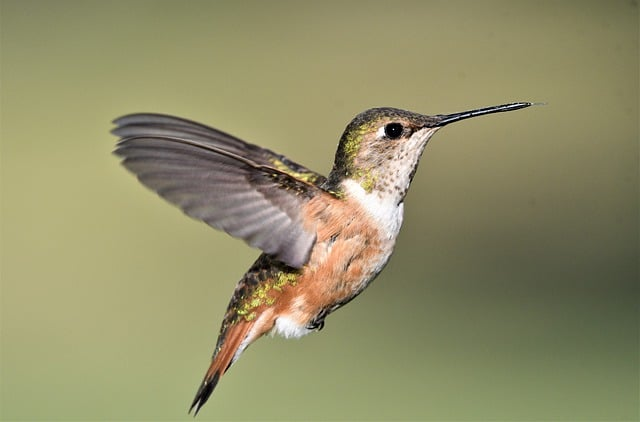
#> input picture Computer_Vision/Data/test.jpg, 640 x 422 px; its folder holds 2 pictures in this run
$ python Histogram_Equalization.py
#> lines starting #> are read from the running program, lines starting #| are printed output that depends on the picture
"""
03.
Student ID : 21920141
Name       : 이민하
Subject    : Computer Vision
Function   : Histogram Eqaulize to Y Channel and Recovery YCbCr Image to RGB Image
"""

# Import Modules
import numpy as np
import cv2 as cv
import time
import math

# Create a function that sets the Image
def set_path(file_name):
    # Set a File Path
#> called with file_name = 'test.jpg'
    FILE_PATH = "./Data/"
    imgfile = FILE_PATH + file_name

    # Read a Image File
    img = cv.imread(imgfile, cv.IMREAD_COLOR)
#> img is the input picture: shape (422, 640, 3); mean B, G, R 105.1, 142.9, 146

    return img


# Create a function that shows the image
def show_image(img_file):
    # Resize the Image Window
    img = cv.resize(img_file, dsize = (500, 300))

    # Show the Image Window
    cv.imshow("img_file", img_file)

    # To maintain the window opened
    cv.waitKey(0)


# Create a function that transform RGB to YCbCr (SDTV Version)
# [79 lines left out: functions transform_rgb_to_ycbcr_sdtv, transform_ycbcr_to_rgb_sdtv, transform_rgb_to_ycbcr_hdtv, transform_ycbcr_to_rgb_hdtv, not called in this run]


# Create a function that transform RGB to YCbCr (OpenCV Version)
def transform_rgb_to_ycbcr_cv(rgb_img_file):
    ycbcr = cv.cvtColor(rgb_img_file, cv.COLOR_RGB2YCrCb)
#> ycbcr: shape (422, 640, 3); mean of channels 0, 1, 2 132, 108.8, 135.9

    return ycbcr

# Create a function that transform YCbCr to RGB (OpenCV Version)
def transform_ycbcr_to_rgb_cv(ycbcr_img_file):
    rgb = cv.cvtColor(ycbcr_img_file, cv.COLOR_YCrCb2RGB)

    return rgb

# Create a function that extract Y Channel (= Gray Scale)
def extract_y_channel(ycbcr_img):
    # Make a empty numpy array
    y_channel = np.zeros(ycbcr_img.shape[:-1], dtype = np.uint8)

    # Extract Y Channel and Input Y to empty array
    for i, y in enumerate(ycbcr_img):
        for j, x in enumerate(y):
            y601, cb, cr = x
            y_channel[i][j] = y601
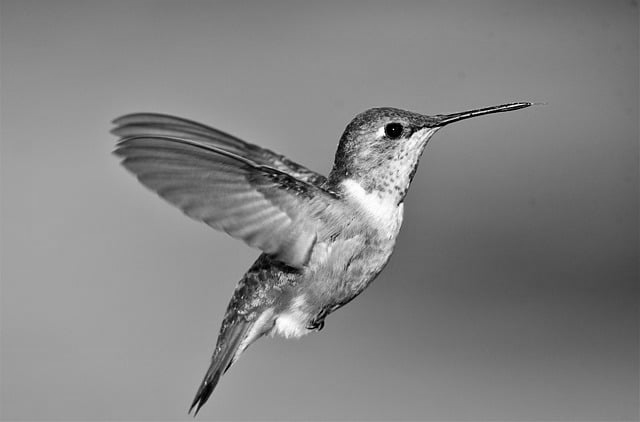
#> y_channel: shape (422, 640); min 0, max 255, mean 132

    return y_channel

# Create a function that extract Mean Squared Error
# [34 lines left out: functions getMSE, getPSNR, not called in this run]

# Create a function that count Pixel Num
def count_pixel_num(y_img):
    # Define a Max Value (0 ~ 255)
    MAX_VALUE = 255

    # Make a Empty Array to Save the Pixel Num
    pixel_num = np.zeros(MAX_VALUE + 1, dtype = np.uint8)

    # Count the Pixel Num into the Array
    for arr in y_img:
        for pixel in arr:
            pixel_num[pixel] += 1
#> after the loop, pixel_num = 256 values, max 255 at index 88, min 2 at index 146, mean 111

    return pixel_num

# Create a function that histogram equalize (Method 1)
def histogram_equalize_1(y_img, pixel_num):
    # Define a Max Value (0 ~ 255)
    MAX_VALUE = 255
#> MAX_VALUE = 255

    # Make a Empty Array to Save Equalization List
    equalization_y = np.zeros(y_img.shape, dtype = np.uint8)
    equalization_list = np.zeros(MAX_VALUE + 1, dtype = np.uint8)
#> equalization_list = 256 values from 0 to 0

    # Get each Equalization Numbers (Method 1)
    for i in range(len(equalization_list)):
        pixel_sum = sum(pixel_num[:i + 1])
        equalization_list[i] = (MAX_VALUE + 1) / sum(pixel_num) * pixel_sum - 1
#> this loop made 256 passes
#> pixel_sum on passes 1 to 3: 47, 156, 210
#> after the loop, equalization_list = 256 values from 0 to 255

    # Change a Y Channel to the Equalization Numbers
    for i, arr in enumerate(y_img):
        for j, pixel in enumerate(arr):
            equalization_y[i][j] = equalization_list[pixel]

    return equalization_y

# Create a function that histogram equalize (Method 2)
def histogram_equalize_2(y_img, pixel_num):
    # Define a Max Value (0 ~ 255)
    MAX_VALUE = 255
#> MAX_VALUE = 255

    # Make a Empty Array to Save Equalization List
    equalization_y = np.zeros(y_img.shape, dtype = np.uint8)
    equalization_list = np.zeros(MAX_VALUE + 1, dtype = np.uint8)
#> equalization_list = 256 values from 0 to 0

    # Get each Equalization Numbers (Method 2)
    for i in range(len(equalization_list)):
        pixel_sum = sum(pixel_num[:i + 1])
        equalization_list[i] = round((MAX_VALUE + 1) / sum(pixel_num) * pixel_sum)
#> after the loop, equalization_list = 256 values, max 255 at index 251, min 0 at index 0, mean 123.2

    # Change a Y Channel to the Equalization Numbers
    for i, arr in enumerate(y_img):
        for j, pixel in enumerate(arr):
            equalization_y[i][j] = equalization_list[pixel]

    return equalization_y

# Create a function that histogram equalize (OpenCV)
def histogram_equalize_cv(y_img):
    # Get a Equalization Y Channel
    equalization_list = cv.equalizeHist(y_img)
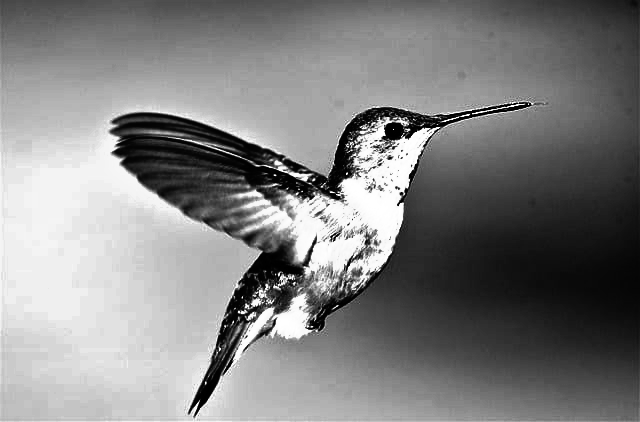
#> equalization_list: shape (422, 640); min 0, max 255, mean 129.1

    return equalization_list

# Create a function that Change the Old YCbCr Image to Histogram Equalized YCbCr image
def change_y_channel(y_img, ycbcr_img):
    # Copy the Old YCbCr Image
    img = ycbcr_img

    # Change the Old Y Channel to New Y Channel
    for i, y in enumerate(img):
        for j, x in enumerate(y):
            x[0] = y_img[i][j]
#> after the loop, x = [135, 107, 127]

    return img

# Main Funciton
if __name__ == "__main__":

    # Set a File Path
    rgb_img = set_path("test.jpg")

    # Transform the Image file (OpenCV Version)
    cv_ycbcr_img = transform_rgb_to_ycbcr_cv(rgb_img)
    cv_y_img = extract_y_channel(cv_ycbcr_img)
    cv_rgb_img = transform_ycbcr_to_rgb_cv(cv_ycbcr_img)

    # Histogram Equalize the Image (Method 1)
    t1 = time.time()
    equalized_y_img1 = histogram_equalize_1(cv_y_img, count_pixel_num(cv_y_img))
    t2 = time.time()

    manual_time1 = t2 - t1

    # Histogram Equalize the Image (Method 2)
    t1 = time.time()
    equalized_y_img2 = histogram_equalize_2(cv_y_img, count_pixel_num(cv_y_img))
    t2 = time.time()

    manual_time2 = t2 - t1

    # Histogram Equalize the Image (OpenCV)
    t1 = time.time()
    equalized_y_img_cv = histogram_equalize_cv(cv_y_img)
    t2 = time.time()

    opencv_time = t2 - t1

    # Recovery the YCbCr Image to the RGB Image
    rgb_img1 = transform_ycbcr_to_rgb_cv(change_y_channel(equalized_y_img1, cv_ycbcr_img))
#> in transform_ycbcr_to_rgb_cv (call 2), `rgb = cv.cvtColor(ycbcr_img_file, cv.COLOR_YCrCb2RGB)`: ycbcr_img_file: shape (422, 640, 3); mean of channels 0, 1, 2 127, 108.8, 135.9
    rgb_img2 = transform_ycbcr_to_rgb_cv(change_y_channel(equalized_y_img2, cv_ycbcr_img))
#> in transform_ycbcr_to_rgb_cv (call 3), `rgb = cv.cvtColor(ycbcr_img_file, cv.COLOR_YCrCb2RGB)`: ycbcr_img_file: shape (422, 640, 3); mean of channels 0, 1, 2 128.5, 108.8, 135.9
    rgb_img3 = transform_ycbcr_to_rgb_cv(change_y_channel(equalized_y_img_cv, cv_ycbcr_img))
#> in transform_ycbcr_to_rgb_cv (call 4), `rgb = cv.cvtColor(ycbcr_img_file, cv.COLOR_YCrCb2RGB)`:
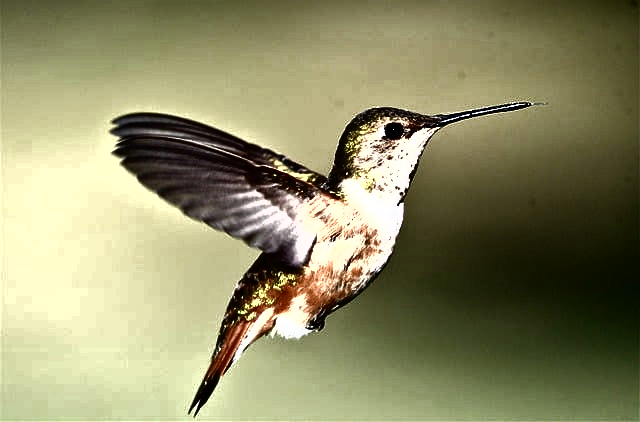
#> rgb: shape (422, 640, 3); mean B, G, R 102.5, 139.9, 141.9
#> in transform_ycbcr_to_rgb_cv (call 4), `rgb = cv.cvtColor(ycbcr_img_file, cv.COLOR_YCrCb2RGB)`: ycbcr_img_file: shape (422, 640, 3); mean of channels 0, 1, 2 129.1, 108.8, 135.9

    # Get the PSNR about Equalized and Non Equalized
    psnr1 = cv.PSNR(rgb_img, rgb_img1)
#> psnr1 = 31.94
    psnr2 = cv.PSNR(rgb_img, rgb_img2)
#> psnr2 = 31.82
    psnr3 = cv.PSNR(rgb_img, rgb_img3)
#> psnr3 = 14.8
    vanilla_psnr = cv.PSNR(rgb_img, cv_rgb_img)
#> vanilla_psnr = 52.55

    print(f"PSNR implement : {vanilla_psnr:.4f}")
#| PSNR implement : 52.5523
    print(f"PSNR equalized implement (Method 1) : {psnr1:.4f}")
#| PSNR equalized implement (Method 1) : 31.9424
    print(f"PSNR equalized implement (Method 2) : {psnr2:.4f}")
#| PSNR equalized implement (Method 2) : 31.8228
    print(f"PSNR equalized implement (OpenCV) : {psnr3:.4f}")
#| PSNR equalized implement (OpenCV) : 14.7992

    print(f"\n\nopencv_time = {opencv_time:.4f}")
    print(f"manual_time1 = {manual_time1:.4f}")
    print(f"manual_time2 = {manual_time2:.4f}")

    show_image(cv_rgb_img)
#> in show_image, `img = cv.resize(img_file, dsize = (500, 300))`:
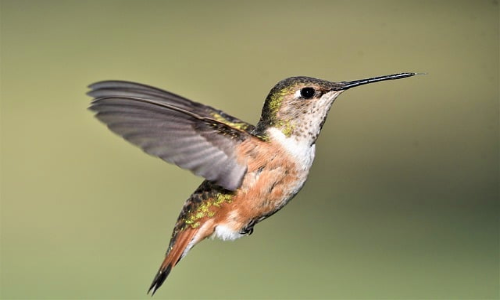
#> img: shape (300, 500, 3); mean B, G, R 105.1, 142.9, 146
    show_image(rgb_img1)
    show_image(rgb_img2)
    show_image(rgb_img3)
#> in show_image (call 4), `img = cv.resize(img_file, dsize = (500, 300))`:
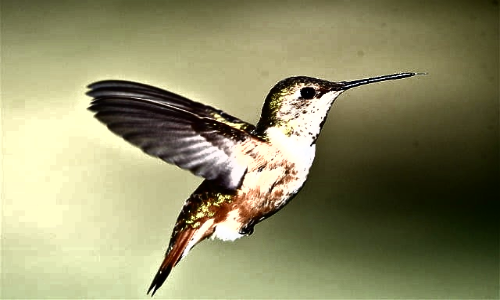
#> img: shape (300, 500, 3); mean B, G, R 102.4, 139.9, 141.9
